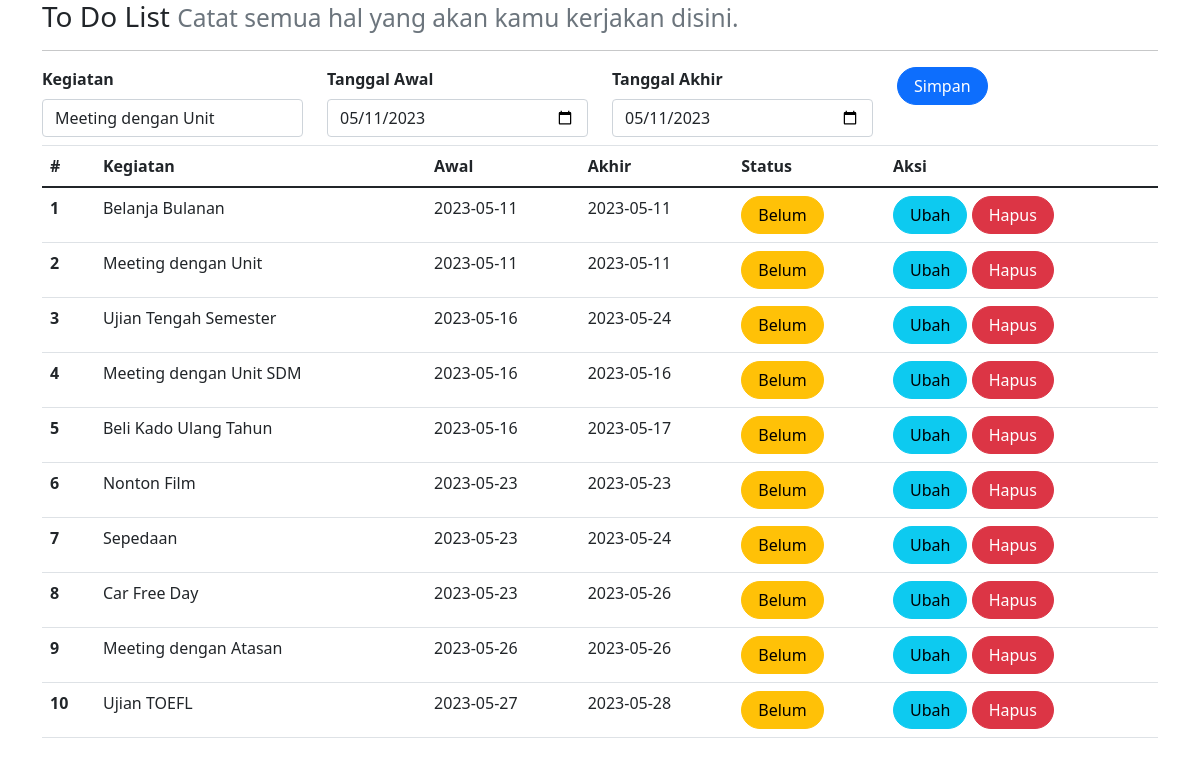
The app's page /index.php?id=2 with its own data.
### tables this page shows
CREATE TABLE `kegiatan` (
  `id` int(11) NOT NULL,
  `isi` text DEFAULT NULL,
  `tgl_awal` date DEFAULT NULL,
  `tgl_akhir` date DEFAULT NULL,
  `status` int(1) DEFAULT NULL
);

### index.php (the view, shortened to what this page needs)
<?php
include_once("koneksi.php");
?>
<!DOCTYPE html>
<html lang="en">
<head>
    <link rel="stylesheet" href="assets/css/bootstrap.css">
    <link href="https://cdn.jsdelivr.net/npm/bootstrap@5.0.2/dist/css/bootstrap.min.css"
    rel="stylesheet"
>
</head>
<body>
    <div class="container">
        <h3>To Do List
            <small class="text-muted">
                Catat semua hal yang akan kamu kerjakan disini.
            </small>
        </h3>
    <hr>
<form class="form row" method="POST" action="" name="myForm" onsubmit="return(validate());">
    <?php
    $isi = '';
    $tgl_awal = '';
    $tgl_akhir = '';
    if (isset($_GET['id'])) {
        $ambil = mysqli_query($mysqli,
        "SELECT * FROM kegiatan WHERE id='" . $_GET['id'] . "'");
        while ($row = mysqli_fetch_array($ambil)) {
            $isi = $row['isi'];
            $tgl_awal = $row['tgl_awal'];
            $tgl_akhir = $row['tgl_akhir'];
        }
    ?>
    <?php
    }
    ?>
    <div class="col">
        <label for="inputIsi" class="form-label fw-bold">
            Kegiatan
        </label>
        <input type="text" class="form-control" name="isi" id="inputIsi" placeholder="Kegiatan" value="<?php echo $isi ?>">
    </div>
    <div class="col">
        <label for="inputTanggalAwal" class="form-label fw-bold">
            Tanggal Awal
        </label>
        <input type="date" class="form-control" name="tgl_awal" id="inputTanggalAwal" placeholder="Tanggal Awal" value="<?php echo $tgl_awal ?>">
    </div>
    <div class="col mb-2">
        <label for="inputTanggalAkhir" class="form-label fw-bold">
        Tanggal Akhir
        </label>
        <input type="date" class="form-control" name="tgl_akhir" id="inputTanggalAkhir" placeholder="Tanggal Akhir" value="<?php echo $tgl_akhir ?>">
    </div>
    <div class="col">
        <button type="submit" class="btn btn-primary rounded-pill px-3" name="simpan">Simpan</button>
    </div>
</form>
<table class="table table-hover">
    <thead>
        <tr>
            <th scope="col">#</th>
            <th scope="col">Kegiatan</th>
            <th scope="col">Awal</th>
            <th scope="col">Akhir</th>
            <th scope="col">Status</th>
            <th scope="col">Aksi</th>
        </tr>
    </thead>
    <tbody>
        <?php
        $result = mysqli_query($mysqli,"SELECT * FROM kegiatan ORDER BY tgl_awal,status" );
        $no = 1;
        while ($data = mysqli_fetch_array($result)) {
        ?>
            <tr>
                <th scope="row"><?php echo $no++ ?></th>
                <td><?php echo $data['isi'] ?></td>
                <td><?php echo $data['tgl_awal'] ?></td>
                <td><?php echo $data['tgl_akhir'] ?></td>
                <td>
                    <?php
                    if ($data['status'] == '1') {
                    ?>
                        <a class="btn btn-success rounded-pill px-3" type="button"
                        href="index.php?id=<?php echo $data['id'] ?>&aksi=ubah_status&status=0">
                        Sudah
                        </a>
                    <?php
                    } else {
                    ?>
                        <a class="btn btn-warning rounded-pill px-3" type="button"
                        href="index.php?id=<?php echo $data['id'] ?>&aksi=ubah_status&status=1">
                        Belum</a>
                    <?php
                    }
                    ?>
                </td>
                <td>
                    <a class="btn btn-info rounded-pill px-3"
                    href="index.php?id=<?php echo $data['id'] ?>">Ubah
                    </a>
                    <a class="btn btn-danger rounded-pill px-3"
                    href="index.php?id=<?php echo $data['id'] ?>&aksi=hapus">Hapus
                    </a>
                </td>
            </tr>
        <?php
        }
        ?>
    </tbody>
</table>
</body>
</html>

### records on screen
kegiatan: isi "Meeting dengan Unit", tgl_awal "05/11/2023", tgl_akhir "05/11/2023", tgl_awal "2023-05-11", tgl_akhir "2023-05-11"
kegiatan: isi "Belanja Bulanan", tgl_awal "2023-05-11", tgl_akhir "2023-05-11"
kegiatan: isi "Ujian Tengah Semester", tgl_awal "2023-05-16", tgl_akhir "2023-05-24"
kegiatan: isi "Meeting dengan Unit SDM", tgl_awal "2023-05-16", tgl_akhir "2023-05-16"
kegiatan: isi "Beli Kado Ulang Tahun", tgl_awal "2023-05-16", tgl_akhir "2023-05-17"
kegiatan: isi "Nonton Film", tgl_awal "2023-05-23", tgl_akhir "2023-05-23"
kegiatan: isi "Sepedaan", tgl_awal "2023-05-23", tgl_akhir "2023-05-24"
kegiatan: isi "Car Free Day", tgl_awal "2023-05-23", tgl_akhir "2023-05-26"
kegiatan: isi "Meeting dengan Atasan", tgl_awal "2023-05-26", tgl_akhir "2023-05-26"
kegiatan: isi "Ujian TOEFL", tgl_awal "2023-05-27", tgl_akhir "2023-05-28"
